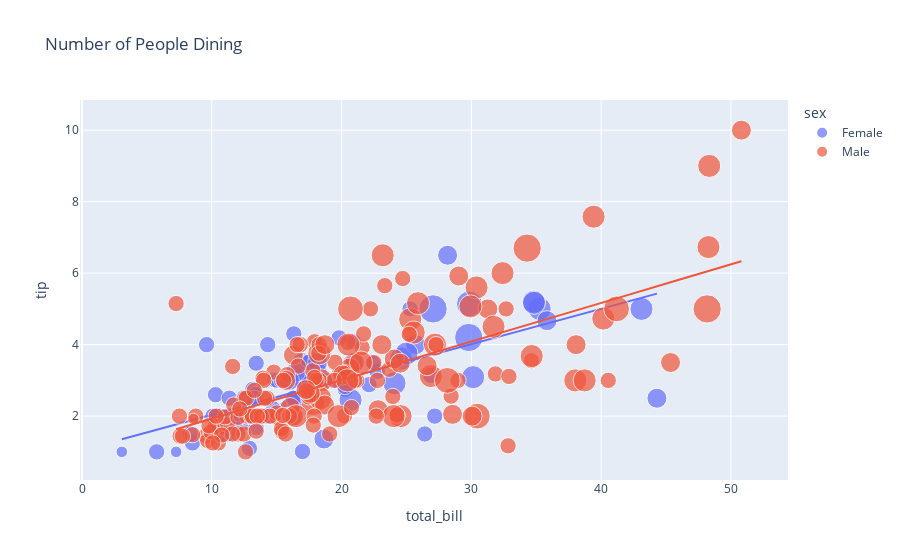

Notebook source saved alongside this figure:
### Code cell
figure = px.scatter(data_frame = data, x="total_bill",
                    y="tip", size="size", color= "sex", trendline="ols", title = 'Number of People Dining')
figure.show()

### Figure 1 — Plotly figure (JSON) as saved in the notebook; plotly's stock layout.template omitted (floating-point values rounded to 4 significant figures; data arrays with more than 128 entries replaced by an {"elided": "..."} marker saying what was removed)
{"data": [{"hovertemplate": "sex=Female<br>total_bill=%{x}<br>tip=%{y}<br>size=%{marker.size}<extra></extra>", "legendgroup": "Female", "marker": {"color": "#636efa", "size": [2, 4, 4, 2, 3, 3, 2, 2, 2, 2, 4, 3, 2, 4, 2, 2, 1, 3, 2, 2, 2, 1, 4, 2, 2, 2, 2, 2, 3, 2, 2, 2, 1, 3, 2, 2, 2, 4, 2, 2, 6, 2, 2, 2, 2, 2, 2, 2, 2, 2, 2, 2, 6, 2, 2, 3, 2, 5, 4, 2, 3, 2, 2, 2, 2, 3, 3, 2, 4, 2, 2, 2, 2, 3, 2, 2, 3, 2, 4, 2, 3, 2, 2, 2, 3, 2, 2], "sizemode": "area", "sizeref": 0.015, "symbol": "circle"}, "mode": "markers", "name": "Female", "orientation": "v", "showlegend": true, "type": "scatter", "x": [16.99, 24.59, 35.26, 14.83, 10.33, 16.97, 20.29, 15.77, 19.65, 15.06, 20.69, 16.93, 10.29, 34.81, 26.41, 16.45, 3.07, 17.07, 26.86, 25.28, 14.73, 10.07, 34.83, 5.75, 16.32, 22.75, 11.35, 15.38, 44.3, 22.42, 20.92, 14.31, 7.25, 25.71, 17.31, 10.65, 12.43, 24.08, 13.42, 12.48, 29.8, 14.52, 11.38, 20.27, 11.17, 12.26, 18.26, 8.51, 10.33, 14.15, 13.16, 17.47, 27.05, 16.43, 8.35, 18.64, 11.87, 29.85, 25, 13.39, 16.21, 17.51, 10.59, 10.63, 9.6, 20.9, 18.15, 19.81, 43.11, 13, 12.74, 13, 16.4, 16.47, 12.76, 13.27, 28.17, 12.9, 30.14, 13.42, 15.98, 16.27, 10.09, 22.12, 35.83, 27.18, 18.78], "xaxis": "x", "y": [1.01, 3.61, 5, 3.02, 1.67, 3.5, 2.75, 2.23, 3, 3, 2.45, 3.07, 2.6, 5.2, 1.5, 2.47, 1, 3, 3.14, 5, 2.2, 1.83, 5.17, 1, 4.3, 3.25, 2.5, 3, 2.5, 3.48, 4.08, 4, 1, 4, 3.5, 1.5, 1.8, 2.92, 1.68, 2.52, 4.2, 2, 2, 2.83, 1.5, 2, 3.25, 1.25, 2, 2, 2.75, 3.5, 5, 2.3, 1.5, 1.36, 1.63, 5.14, 3.75, 2.61, 2, 3, 1.61, 2, 4, 3.5, 3.5, 4.19, 5, 2, 2.01, 2, 2.5, 3.23, 2.23, 2.5, 6.5, 1.1, 3.09, 3.48, 3, 2.5, 2, 2.88, 4.67, 2, 3], "yaxis": "y"}, {"hovertemplate": "<b>OLS trendline</b><br>tip = 0.0988779 * total_bill + 1.04802<br>R<sup>2</sup>=0.466488<br><br>sex=Female<br>total_bill=%{x}<br>tip=%{y} <b>(trend)</b><extra></extra>", "legendgroup": "Female", "marker": {"color": "#636efa", "symbol": "circle"}, "mode": "lines", "name": "Female", "showlegend": false, "type": "scatter", "x": [3.07, 5.75, 7.25, 8.35, 8.51, 9.6, 10.07, 10.09, 10.29, 10.33, 10.33, 10.59, 10.63, 10.65, 11.17, 11.35, 11.38, 11.87, 12.26, 12.43, 12.48, 12.74, 12.76, 12.9, 13, 13, 13.16, 13.27, 13.39, 13.42, 13.42, 14.15, 14.31, 14.52, 14.73, 14.83, 15.06, 15.38, 15.77, 15.98, 16.21, 16.27, 16.32, 16.4, 16.43, 16.45, 16.47, 16.93, 16.97, 16.99, 17.07, 17.31, 17.47, 17.51, 18.15, 18.26, 18.64, 18.78, 19.65, 19.81, 20.27, 20.29, 20.69, 20.9, 20.92, 22.12, 22.42, 22.75, 24.08, 24.59, 25, 25.28, 25.71, 26.41, 26.86, 27.05, 27.18, 28.17, 29.8, 29.85, 30.14, 34.81, 34.83, 35.26, 35.83, 43.11, 44.3], "xaxis": "x", "y": [1.352, 1.617, 1.765, 1.874, 1.889, 1.997, 2.044, 2.046, 2.065, 2.069, 2.069, 2.095, 2.099, 2.101, 2.152, 2.17, 2.173, 2.222, 2.26, 2.277, 2.282, 2.308, 2.31, 2.324, 2.333, 2.333, 2.349, 2.36, 2.372, 2.375, 2.375, 2.447, 2.463, 2.484, 2.504, 2.514, 2.537, 2.569, 2.607, 2.628, 2.651, 2.657, 2.662, 2.67, 2.673, 2.675, 2.677, 2.722, 2.726, 2.728, 2.736, 2.76, 2.775, 2.779, 2.843, 2.854, 2.891, 2.905, 2.991, 3.007, 3.052, 3.054, 3.094, 3.115, 3.117, 3.235, 3.265, 3.297, 3.429, 3.479, 3.52, 3.548, 3.59, 3.659, 3.704, 3.723, 3.736, 3.833, 3.995, 4.0, 4.028, 4.49, 4.492, 4.534, 4.591, 5.311, 5.428], "yaxis": "y"}, {"hovertemplate": "sex=Male<br>total_bill=%{x}<br>tip=%{y}<br>size=%{marker.size}<extra></extra>", "legendgroup": "Male", "marker": {"color": "#EF553B", "size": {"elided": "157 int values"}, "sizemode": "area", "sizeref": 0.015, "symbol": "circle"}, "mode": "markers", "name": "Male", "orientation": "v", "showlegend": true, "type": "scatter", "x": {"elided": "157 float values"}, "xaxis": "x", "y": {"elided": "157 float values"}, "yaxis": "y"}, {"hovertemplate": "<b>OLS trendline</b><br>tip = 0.107861 * total_bill + 0.852148<br>R<sup>2</sup>=0.448569<br><br>sex=Male<br>total_bill=%{x}<br>tip=%{y} <b>(trend)</b><extra></extra>", "legendgroup": "Male", "marker": {"color": "#EF553B", "symbol": "circle"}, "mode": "lines", "name": "Male", "showlegend": false, "type": "scatter", "x": {"elided": "157 float values"}, "xaxis": "x", "y": {"elided": "157 float values"}, "yaxis": "y"}], "layout": {"autosize": true, "legend": {"itemsizing": "constant", "title": {"text": "sex"}, "tracegroupgap": 0}, "title": {"text": "Number of People Dining"}, "xaxis": {"anchor": "y", "autorange": true, "domain": [0, 1], "range": [-0.03016, 54.19], "title": {"text": "total_bill"}, "type": "linear"}, "yaxis": {"anchor": "x", "autorange": true, "domain": [0, 1], "range": [-0.1515, 11.28], "title": {"text": "tip"}, "type": "linear"}}}
